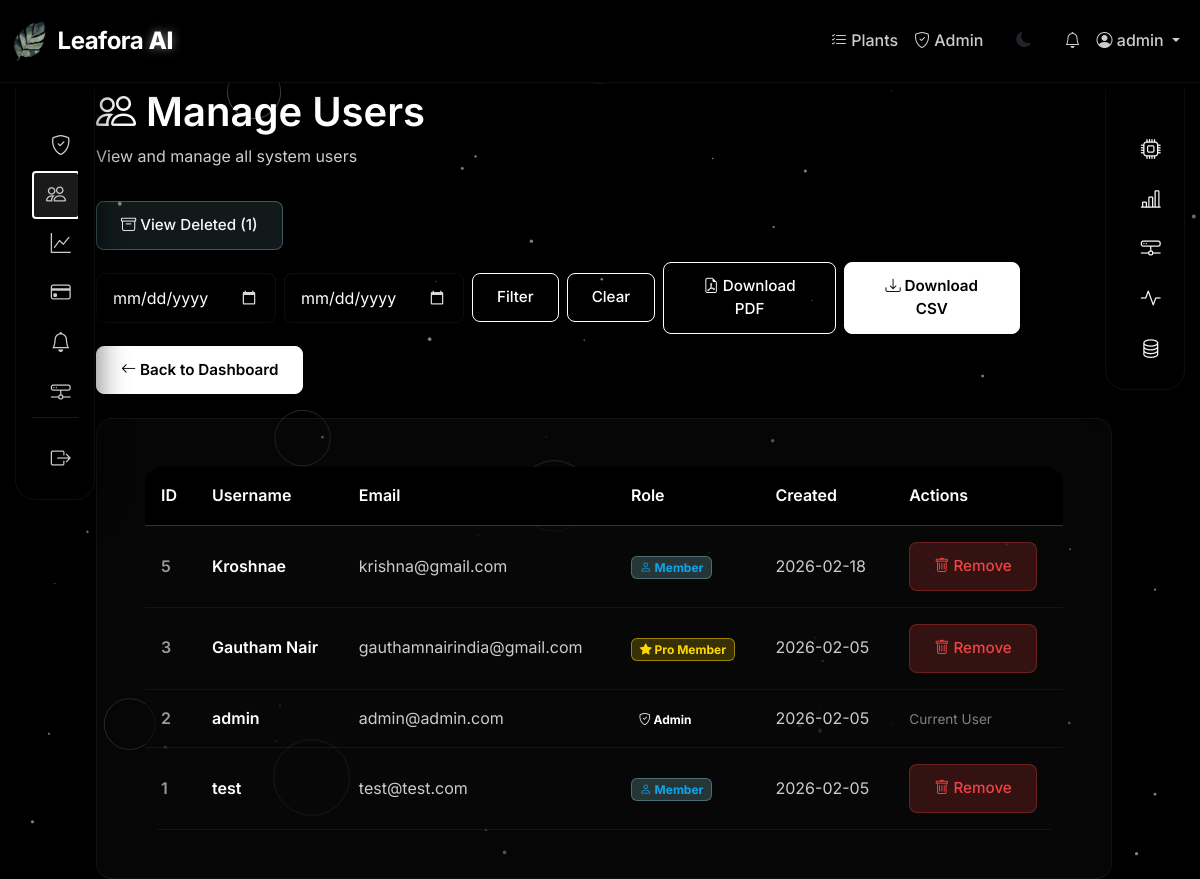
Screenshot of /admin/users (signed in) with the database file from the repository.
### app.py (models this page shows, shortened)
class User(db.Model):
    __tablename__ = 'tbl_login'
    id = db.Column(db.Integer, primary_key=True)
    username = db.Column(db.String(80), unique=True, nullable=False)
    email = db.Column(db.String(120), unique=True, nullable=False)
    password_hash = db.Column(db.String(255), nullable=False)
    theme = db.Column(db.String(10), default='light')
    last_login = db.Column(db.DateTime, nullable=True)
    @property
    def customer(self):
        return db.session.query(Customer).filter_by(customer_id=self.id).first()
    @property
    def is_admin(self):
        c = self.customer
        try:
            return bool(c.is_admin) if c else False
        except AttributeError:
            return False

class Customer(db.Model):
    __tablename__ = 'tbl_customer'
    customer_id = db.Column(db.Integer, db.ForeignKey('tbl_login.id'), primary_key=True)
    is_admin = db.Column(db.Boolean, nullable=False, default=False)
    is_pro = db.Column(db.Integer, nullable=False, default=0)
    pro_expires_at = db.Column(db.DateTime, nullable=True)
    is_deleted = db.Column(db.Boolean, nullable=False, default=False)
    created_at = db.Column(db.DateTime, nullable=False, default=lambda: datetime.now(timezone.utc))
    last_login_at = db.Column(db.DateTime, nullable=True)
    last_logout_at = db.Column(db.DateTime, nullable=True)
    subscription_purchased_at = db.Column(db.DateTime, nullable=True)
    email = db.Column(db.String(120), nullable=False, default='')
    password_hash = db.Column(db.String(255), nullable=False, default='')
    @property
    def id(self):
        return self.customer_id
    @property
    def username(self):
        u = db.session.get(User, self.customer_id)
        return u.username if u else None
    def is_pro_active(self):
        if not self.is_pro:
            return False
        if self.pro_expires_at:
            expires_at = ensure_timezone_aware(self.pro_expires_at)
            if expires_at and expires_at < datetime.now(timezone.utc):
                return False
        return True

### app.py (the view, shortened to what this page needs)
@app.route('/admin/users')
@admin_required
def admin_users():
    show_deleted = request.args.get('show_deleted', 'false') == 'true'
    start_date_str = request.args.get('start_date')
    end_date_str = request.args.get('end_date')
    download = request.args.get('download') == '1'
    download_pdf = request.args.get('download_pdf') == '1'
    try:
        base_query = Customer.query.filter(Customer.is_deleted == True) if show_deleted else Customer.query.filter(Customer.is_deleted == False)
        if start_date_str:
            start_dt = datetime.strptime(start_date_str, '%Y-%m-%d')
            base_query = base_query.filter(Customer.created_at >= start_dt)
        if end_date_str:
            end_dt = datetime.strptime(end_date_str, '%Y-%m-%d') + timedelta(days=1)
            base_query = base_query.filter(Customer.created_at < end_dt)
        users = base_query.order_by(Customer.created_at.desc()).all()
        deleted_count = Customer.query.filter(Customer.is_deleted == True).count()
    except Exception as e:
        logger.error(f"Error loading users: {e}")
        users = Customer.query.order_by(Customer.customer_id.desc()).all()
        deleted_count = 0
    for user in users:
        counter = UsageCounter.query.filter_by(cust_id=user.id).first()
        user.usage_count = counter.total_predictions if counter else 0
    return render_template('admin/admin_users.html',
                         users=users,
                         show_deleted=show_deleted,
                         deleted_count=deleted_count,
                         start_date=start_date_str,
                         end_date=end_date_str)

### templates/admin/admin_users.html (shortened to what this page needs)
{% extends "base.html" %}
{% block content %}
<div class="admin-users-page">
    <div class="mb-4">
        <div style="display: flex; justify-content: space-between; align-items: center; flex-wrap: wrap; gap: 1rem;">
            <div>
                <h1 class="mb-2 page-title">
                    <i class="bi bi-people"></i> {% if show_deleted %}Deleted Users{% else %}Manage Users{% endif %}
                </h1>
                <p class="page-subtitle">
                    {% if show_deleted %}
                    View and restore deleted/banned users
                    {% else %}
                    View and manage all system users
                    {% endif %}
                </p>
            </div>
            <div style="display: flex; gap: 0.75rem; align-items: center; flex-wrap: wrap;">
                {% if show_deleted %}
                <a href="{{ url_for('admin_users', show_deleted='false') }}" class="btn btn-primary" style="background: var(--color-accent); border: none;">
                    <i class="bi bi-arrow-left"></i> Back to Active Users
                </a>
                {% else %}
                    {% if deleted_count > 0 %}
                    <a href="{{ url_for('admin_users', show_deleted='true') }}" class="btn btn-secondary" style="border: 1px solid rgba(165, 239, 254, 0.3); color: var(--color-soft-white); background: rgba(165, 239, 254, 0.1);">
                        <i class="bi bi-archive"></i> View Deleted ({{ deleted_count }})
                    </a>
                    {% endif %}
                    <form method="get" action="{{ url_for('admin_users') }}" class="filters" style="display:flex; gap:0.5rem; align-items:center;">
                        <input type="date" name="start_date" value="{{ start_date }}" class="form-control" style="max-width: 180px;">
                        <input type="date" name="end_date" value="{{ end_date }}" class="form-control" style="max-width: 180px;">
                        <button class="btn btn-outline" type="submit">Filter</button>
                        <a class="btn btn-outline" href="{{ url_for('admin_users') }}">Clear</a>
                        <button class="btn btn-outline" name="download_pdf" value="1" type="submit"><i class="bi bi-file-earmark-pdf"></i> Download PDF</button>
                        <button class="btn btn-primary" name="download" value="1" type="submit"><i class="bi bi-download"></i> Download CSV</button>
                    </form>
                    <a href="{{ url_for('admin_dashboard') }}" class="btn btn-primary">
                        <i class="bi bi-arrow-left"></i> Back to Dashboard
                    </a>
                {% endif %}
            </div>
        </div>
    </div>
    <div class="card users-card">
        <div class="card-body">
            {% if users %}
            <div class="table-responsive">
                <table class="table table-hover users-table">
                    <thead>
                        <tr>
                            <th>ID</th>
                            <th>Username</th>
                            <th>Email</th>
                            <th>Role</th>
                            <th>Created</th>
                            <th>Actions</th>
                        </tr>
                    </thead>
                    <tbody>
                        {% for user in users %}
                        <tr>
                            <td class="user-id">{{ user.id }}</td>
                            <td class="user-main">{{ user.username }}</td>
                            <td>{{ user.email }}</td>
                            <td>
                                {% if user.is_admin %}
                                <span class="badge" style="background: var(--accent-gradient); color: white; border: none;">
                                    <i class="bi bi-shield-check"></i> Admin
                                </span>
                                {% elif user.is_pro_active() %}
                                <span class="badge" style="background: rgba(255, 215, 0, 0.2); color: #ffd700; border: 1px solid rgba(255, 215, 0, 0.5);">
                                    <i class="bi bi-star-fill"></i> Pro Member
                                </span>
                                {% else %}
                                <span class="badge" style="background: rgba(165, 239, 254, 0.2); color: var(--color-blue-3); border: 1px solid rgba(165, 239, 254, 0.3);">
                                    <i class="bi bi-person"></i> Member
                                </span>
                                {% endif %}
                            </td>
                            <td>{{ user.created_at.strftime('%Y-%m-%d') }}</td>
                            <td>
                                {% if show_deleted %}
                                    <form method="POST" action="{{ url_for('admin_restore_user', user_id=user.id) }}"
                                          style="display: inline;"
                                          onsubmit="return confirm('Are you sure you want to restore this user? They will be able to login again.');">
                                        <button type="submit" class="btn btn-sm" style="background: rgba(34, 197, 94, 0.2); color: #22c55e; border: 1px solid rgba(34, 197, 94, 0.3);">
                                            <i class="bi bi-arrow-counterclockwise"></i> Restore
                                        </button>
                                    </form>
                                {% else %}
                                    {% if not user.is_admin or user.id != session.user_id %}
                                    <form method="POST" action="{{ url_for('admin_delete_user', user_id=user.id) }}"
                                          style="display: inline;"
                                          onsubmit="return confirm('Are you sure you want to remove this user? They will be banned and cannot login. You can restore them later.');">
                                        <button type="submit" class="btn btn-sm" style="background: rgba(239, 68, 68, 0.2); color: #ef4444; border: 1px solid rgba(239, 68, 68, 0.3);">
                                            <i class="bi bi-trash"></i> Remove
                                        </button>
                                    </form>
                                    {% else %}
                                    <span style="color: rgba(245, 250, 255, 0.5); font-size: 0.85rem;">Current User</span>
                                    {% endif %}
                                {% endif %}
                            </td>
                        </tr>
                        {% endfor %}
                    </tbody>
                </table>
            </div>
            {% else %}
            <div style="text-align: center; padding: 3rem;">
                <i class="bi bi-inbox" style="font-size: 3rem; color: rgba(245, 250, 255, 0.5); margin-bottom: 1rem;"></i>
                <p class="empty-state">No users found.</p>
            </div>
            {% endif %}
        </div>
    </div>
</div>
{% endblock %}

### templates/components/navbar.html (shortened to what this page needs)
<nav class="navbar navbar-expand-lg">
    <div class="container-fluid">
        <a class="navbar-brand" href="{{ url_for('index') }}" style="display: flex; align-items: center; gap: 0.75rem;">
            <img src="{{ url_for('logo') }}" alt="Leafora AI Logo" style="height: 40px;" onerror="this.style.display='none'; this.nextElementSibling.style.display='inline';">
            <span>Leafora <span class="ai-text-animate">AI</span></span>
        </a>
        <div class="collapse navbar-collapse" id="navbarNav">
            <ul class="navbar-nav ms-auto align-items-center">
                {% if session.user_id %}
                    <li class="nav-item">
                        <a class="nav-link" href="{{ url_for('supported_plants') }}">
                            <i class="bi bi-list-check"></i> Plants
                        </a>
                    </li>
                    {% if session.is_admin %}
                    <li class="nav-item">
                        <a class="nav-link" href="{{ url_for('admin_dashboard') }}">
                            <i class="bi bi-shield-check"></i> Admin
                        </a>
                    </li>
                    {% endif %}
                    <li class="nav-item">
                        <button class="theme-toggle btn" id="themeToggle" title="Toggle theme">
                            <i class="bi bi-moon-fill" id="themeIcon"></i>
                        </button>
                    </li>
                    <li class="nav-item dropdown">
                        <a class="nav-link position-relative" href="#" role="button" data-bs-toggle="dropdown" id="notificationsDropdown" onclick="loadNotificationDropdown(); return false;">
                            <i class="bi bi-bell"></i>
                        </a>
                    </li>
                    <li class="nav-item dropdown">
                        <a class="nav-link dropdown-toggle" href="#" role="button" data-bs-toggle="dropdown">
                            <i class="bi bi-person-circle"></i> {{ session.username }}
                        </a>
                    </li>
                {% endif %}
            </ul>
        </div>
    </div>
</nav>

### rows the page displays
User: username "admin"
Customer: id "5", username "Kroshnae", email "krishna@gmail.com", is_admin False (drawn), created_at "2026-02-18"
Customer: id "3", username "Gautham Nair", email "gauthamnairindia@gmail.com", is_admin False (drawn), created_at "2026-02-05"
Customer: id "2", username "admin", email "admin@admin.com", is_admin True (drawn), created_at "2026-02-05"
Customer: id "1", username "test", email "test@test.com", is_admin False (drawn), created_at "2026-02-05"

### other values shown
{{ deleted_count }} "1"
